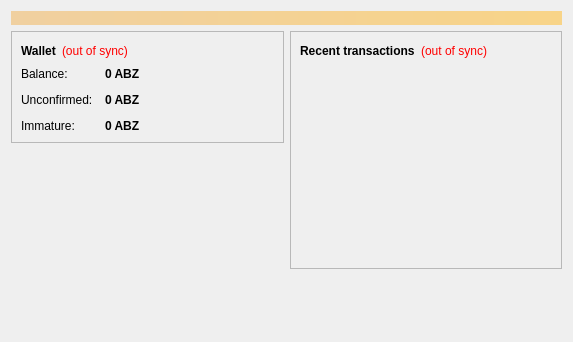
<?xml version="1.0" encoding="UTF-8"?>
<ui version="4.0">
 <class>OverviewPage</class>
 <widget class="QWidget" name="OverviewPage">
  <property name="geometry">
   <rect>
    <x>0</x>
    <y>0</y>
    <width>573</width>
    <height>342</height>
   </rect>
  </property>
  <property name="windowTitle">
   <string>Form</string>
  </property>
  <layout class="QVBoxLayout" name="topLayout">
   <item>
    <widget class="QLabel" name="labelAlerts">
     <property name="visible">
      <bool>false</bool>
     </property>
     <property name="styleSheet">
      <string notr="true">background-color: qlineargradient(x1: 0, y1: 0, x2: 1, y2: 0, stop:0 #F0D0A0, stop:1 #F8D488); color:#000000;</string>
     </property>
     <property name="wordWrap">
      <bool>true</bool>
     </property>
     <property name="margin">
      <number>3</number>
     </property>
    </widget>
   </item>
   <item>
    <layout class="QHBoxLayout" name="horizontalLayout" stretch="1,1">
     <item>
      <layout class="QVBoxLayout" name="verticalLayout_2">
       <item>
        <widget class="QFrame" name="frame">
         <property name="frameShape">
          <enum>QFrame::StyledPanel</enum>
         </property>
         <property name="frameShadow">
          <enum>QFrame::Raised</enum>
         </property>
         <layout class="QVBoxLayout" name="verticalLayout_4">
          <item>
           <layout class="QHBoxLayout" name="horizontalLayout_4">
            <item>
             <widget class="QLabel" name="label_5">
              <property name="font">
               <font>
                <weight>75</weight>
                <bold>true</bold>
               </font>
              </property>
              <property name="text">
               <string>Wallet</string>
              </property>
             </widget>
            </item>
            <item>
             <widget class="QLabel" name="labelWalletStatus">
              <property name="toolTip">
               <string>The displayed information may be out of date. Your wallet automatically synchronizes with the Aubiz network after a connection is established, but this process has not completed yet.</string>
              </property>
              <property name="styleSheet">
               <string notr="true">QLabel { color: red; }</string>
              </property>
              <property name="text">
               <string notr="true">(out of sync)</string>
              </property>
              <property name="alignment">
               <set>Qt::AlignLeading|Qt::AlignLeft|Qt::AlignVCenter</set>
              </property>
             </widget>
            </item>
            <item>
             <spacer name="horizontalSpacer_2">
              <property name="orientation">
               <enum>Qt::Horizontal</enum>
              </property>
              <property name="sizeHint" stdset="0">
               <size>
                <width>40</width>
                <height>20</height>
               </size>
              </property>
             </spacer>
            </item>
           </layout>
          </item>
          <item>
           <layout class="QFormLayout" name="formLayout_2">
            <property name="fieldGrowthPolicy">
             <enum>QFormLayout::AllNonFixedFieldsGrow</enum>
            </property>
            <property name="horizontalSpacing">
             <number>12</number>
            </property>
            <property name="verticalSpacing">
             <number>12</number>
            </property>
            <item row="0" column="0">
             <widget class="QLabel" name="label">
              <property name="text">
               <string>Balance:</string>
              </property>
             </widget>
            </item>
            <item row="0" column="1">
             <widget class="QLabel" name="labelBalance">
              <property name="font">
               <font>
                <weight>75</weight>
                <bold>true</bold>
               </font>
              </property>
              <property name="cursor">
               <cursorShape>IBeamCursor</cursorShape>
              </property>
              <property name="toolTip">
               <string>Your current balance</string>
              </property>
              <property name="text">
               <string notr="true">0 ABZ</string>
              </property>
              <property name="textInteractionFlags">
               <set>Qt::LinksAccessibleByMouse|Qt::TextSelectableByKeyboard|Qt::TextSelectableByMouse</set>
              </property>
             </widget>
            </item>
            <item row="1" column="0">
             <widget class="QLabel" name="label_3">
              <property name="text">
               <string>Unconfirmed:</string>
              </property>
             </widget>
            </item>
            <item row="1" column="1">
             <widget class="QLabel" name="labelUnconfirmed">
              <property name="font">
               <font>
                <weight>75</weight>
                <bold>true</bold>
               </font>
              </property>
              <property name="cursor">
               <cursorShape>IBeamCursor</cursorShape>
              </property>
              <property name="toolTip">
               <string>Total of transactions that have yet to be confirmed, and do not yet count toward the current balance</string>
              </property>
              <property name="text">
               <string notr="true">0 ABZ</string>
              </property>
              <property name="textInteractionFlags">
               <set>Qt::LinksAccessibleByMouse|Qt::TextSelectableByKeyboard|Qt::TextSelectableByMouse</set>
              </property>
             </widget>
            </item>
            <item row="2" column="0">
             <widget class="QLabel" name="labelImmatureText">
              <property name="text">
               <string>Immature:</string>
              </property>
             </widget>
            </item>
            <item row="2" column="1">
             <widget class="QLabel" name="labelImmature">
              <property name="font">
               <font>
                <weight>75</weight>
                <bold>true</bold>
               </font>
              </property>
              <property name="toolTip">
               <string>Mined balance that has not yet matured</string>
              </property>
              <property name="text">
               <string notr="true">0 ABZ</string>
              </property>
              <property name="textInteractionFlags">
               <set>Qt::LinksAccessibleByMouse|Qt::TextSelectableByKeyboard|Qt::TextSelectableByMouse</set>
              </property>
             </widget>
            </item>
           </layout>
          </item>
         </layout>
        </widget>
       </item>
       <item>
        <spacer name="verticalSpacer">
         <property name="orientation">
          <enum>Qt::Vertical</enum>
         </property>
         <property name="sizeHint" stdset="0">
          <size>
           <width>20</width>
           <height>40</height>
          </size>
         </property>
        </spacer>
       </item>
      </layout>
     </item>
     <item>
      <layout class="QVBoxLayout" name="verticalLayout_3">
       <item>
        <widget class="QFrame" name="frame_2">
         <property name="frameShape">
          <enum>QFrame::StyledPanel</enum>
         </property>
         <property name="frameShadow">
          <enum>QFrame::Raised</enum>
         </property>
         <layout class="QVBoxLayout" name="verticalLayout">
          <item>
           <layout class="QHBoxLayout" name="horizontalLayout_2">
            <item>
             <widget class="QLabel" name="label_4">
              <property name="text">
               <string>&lt;b&gt;Recent transactions&lt;/b&gt;</string>
              </property>
             </widget>
            </item>
            <item>
             <widget class="QLabel" name="labelTransactionsStatus">
              <property name="toolTip">
               <string>The displayed information may be out of date. Your wallet automatically synchronizes with the Aubiz network after a connection is established, but this process has not completed yet.</string>
              </property>
              <property name="styleSheet">
               <string notr="true">QLabel { color: red; }</string>
              </property>
              <property name="text">
               <string notr="true">(out of sync)</string>
              </property>
              <property name="alignment">
               <set>Qt::AlignRight|Qt::AlignTrailing|Qt::AlignVCenter</set>
              </property>
             </widget>
            </item>
            <item>
             <spacer name="horizontalSpacer">
              <property name="orientation">
               <enum>Qt::Horizontal</enum>
              </property>
              <property name="sizeHint" stdset="0">
               <size>
                <width>40</width>
                <height>20</height>
               </size>
              </property>
             </spacer>
            </item>
           </layout>
          </item>
          <item>
           <widget class="QListView" name="listTransactions">
            <property name="styleSheet">
             <string notr="true">QListView { background: transparent; }</string>
            </property>
            <property name="frameShape">
             <enum>QFrame::NoFrame</enum>
            </property>
            <property name="verticalScrollBarPolicy">
             <enum>Qt::ScrollBarAlwaysOff</enum>
            </property>
            <property name="horizontalScrollBarPolicy">
             <enum>Qt::ScrollBarAlwaysOff</enum>
            </property>
            <property name="selectionMode">
             <enum>QAbstractItemView::NoSelection</enum>
            </property>
           </widget>
          </item>
         </layout>
        </widget>
       </item>
       <item>
        <spacer name="verticalSpacer_2">
         <property name="orientation">
          <enum>Qt::Vertical</enum>
         </property>
         <property name="sizeHint" stdset="0">
          <size>
           <width>20</width>
           <height>40</height>
          </size>
         </property>
        </spacer>
       </item>
      </layout>
     </item>
    </layout>
   </item>
  </layout>
 </widget>
 <resources/>
 <connections/>
</ui>
